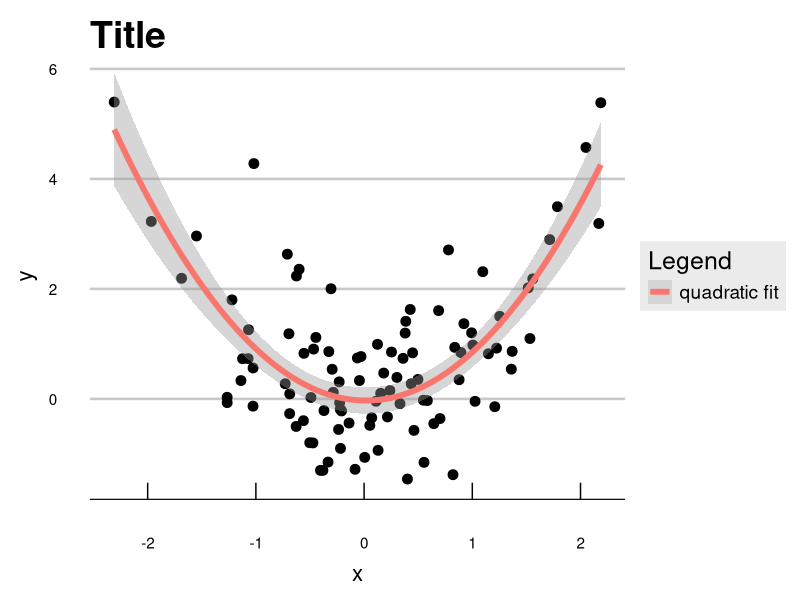

Write R code to recreate this figure.
## ---- chunk 1
#| include: false

# figure options
knitr::opts_chunk$set(
  fig.width = 10, fig.asp = 0.618, out.width = "90%",
  fig.retina = 3, dpi = 300, fig.align = "center"
)
## ---- chunk 2
#| echo: False
library(tidyverse)
library(ggthemes)

set.seed(123)
x <- rnorm(100)
y <- x^2 + rnorm(100)

data.frame(x, y) %>%
  ggplot(aes(x = x, y = y)) +
  geom_point(size = 3) +
  theme_economist_white(base_size = 24) +
  theme(panel.background = element_rect("white"),
        plot.background = element_rect(fill = "white"),
        axis.title.y = element_text(size = 16,
                                    margin = margin(
                                      t = 0, 
                                      r = 10,
                                      b = 0, 
                                      l = 0)),
        axis.title.x = element_text(size = 16,
                                    margin = margin(
                                      t = 10, 
                                      r = 0,
                                      b = 0, 
                                      l = 0)),
        title = element_text(size = 18),
        legend.position = "right"
  ) +
  geom_smooth(method = "lm", 
              formula = "y ~ poly(x, 2)",
              linewidth = 2,
              aes(colour = "quadratic fit")) +
  xlab("x") +
  ylab("y") +
  ggtitle("Title") +
  labs(colour = "Legend")
